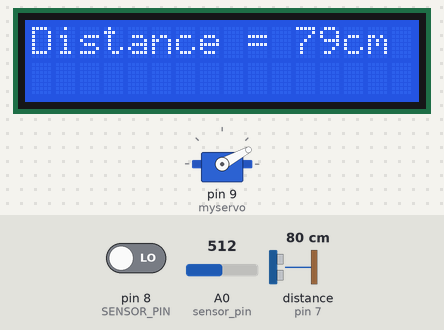
The sketch below on a simulated Arduino Uno, built with avr-gcc and run on an emulated ATmega328P. On the bench: 16×2 character LCD, servo. Wiring (inferred from the names in the program): ultrasonic range finder: trigger pin 6; echo pin 7. The test bench sets the inputs (shaded band); at power-on: distance to the obstacle (sensor on pin 7) 80 cm, A0 (sensor_pin) = 512, pin 8 (SENSOR_PIN) LOW. The echo pulse lasts 58.3 µs per cm.

Above: at 1.02 s.
1.3 s: distance to the obstacle (sensor on pin 7) set to 235 cm
At 13.5 s:
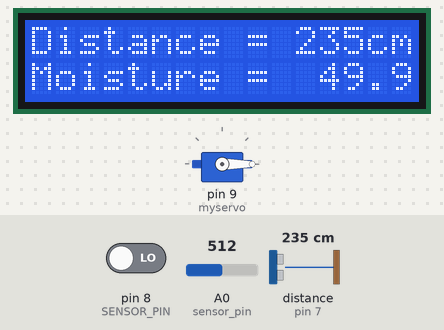
14.3 s: distance to the obstacle (sensor on pin 7) set to 246 cm
24.0 s: distance to the obstacle (sensor on pin 7) set to 2 cm
At 30.1 s:
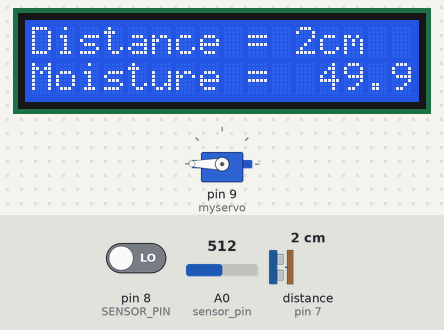
33.7 s: A0 (sensor_pin) set to 957
At 46.32 s:
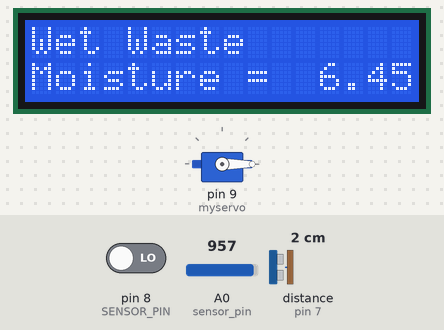
47.6 s: A0 (sensor_pin) set to 982
At 59.5 s:
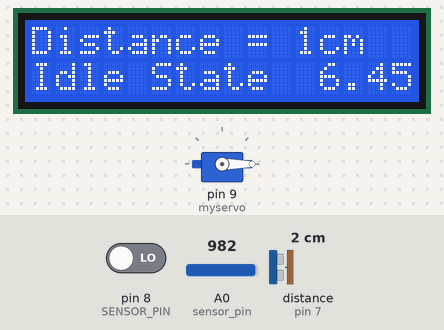
61.6 s: pin 8 (SENSOR_PIN) driven HIGH
At 73.4 s:
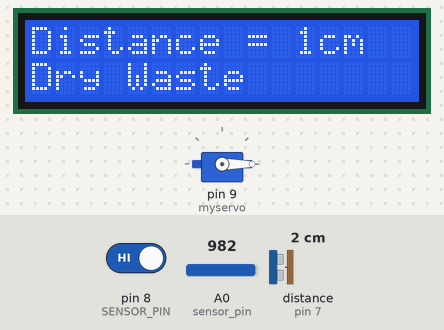
Timing chart, 0 to 75.0 s (numbered marks = the images above; inputs shaded):
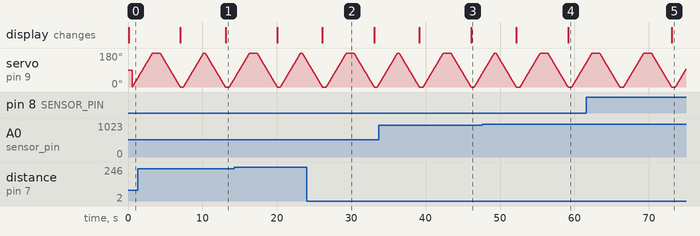

The sketch:

sketch_nov19a.ino
```cpp
#include <LiquidCrystal.h>
#include <Servo.h>
const int SENSOR_PIN = 8; // the Arduino's input pin that connects to the touch sensor's SIGNAL pin
const int sensor_pin = A0; // soil moisture
int lastState = LOW;      // the previous state from the input pin
int currentState;         // the current reading from the input pin
int trigPin1=6;           // Ultrasonic sensor pin
int echoPin1=7;           // ultrasonic sensor pin
Servo myservo;           // servo 5v-red , gnd-brown , orange-9
int pos;


const int rs = 12, en = 11, d4 = 5, d5 = 4, d6 = 3, d7 = 2;
LiquidCrystal lcd(rs, en, d4, d5, d6, d7);

void setup() {
  Serial.begin(9600);
  lcd.begin(16, 2);
  pinMode(SENSOR_PIN, INPUT);
  pinMode(trigPin1, OUTPUT);
  pinMode(echoPin1, INPUT);
  lcd.setCursor(0, 1);
  myservo.attach(9)
;
}

void loop() {
  int count = 0;
  long duration1, distance1;
  digitalWrite(trigPin1, LOW);
  delayMicroseconds(2);
  digitalWrite(trigPin1, HIGH);
  delayMicroseconds(10);
  digitalWrite(trigPin1, LOW);
  duration1 = pulseIn(echoPin1, HIGH);
  distance1 = (duration1/2) / 29.1;

   if (distance1 >= 241 || distance1 <= 0){
    lcd.setCursor(0, 0);
    lcd.print("Out of range !");
    lcd.setCursor(0, 1);
    delay(1500);
  }
  else {
    lcd.setCursor(0, 0);
    lcd.print ( "Distance = ");
    lcd.print ( distance1);
    lcd.println("cm");
    lcd.setCursor(0, 1);
    delay(500);
    currentState = digitalRead(SENSOR_PIN);
    float moisture_percentage;
    int sensor_analog;
    sensor_analog = analogRead(sensor_pin);
    moisture_percentage = ( 100 - ( (sensor_analog/1023.00) * 100 ) );


      // CODE for opening Lid and starting conveyor belt


for (pos = 0; pos <= 180; pos += 1) { // goes from 0 degrees to 180 degrees

    myservo.write(pos);
              // tell servo to go to position in variable 'pos'
    delay(15);                       // waits 15ms for the servo to reach the position
  }
  delay(1000);
  for (pos = 180; pos >= 0; pos -= 1) { // goes from 180 degrees to 0 degrees
    myservo.write(pos);              // tell servo to go to position in variable 'pos'
    delay(15);                       // waits 15ms for the servo to reach the position
  }


  if( currentState == HIGH && moisture_percentage<10.0)
   {
    lcd.setCursor(0, 1);
    lcd.print("Dry Waste  \n     ");
  currentState=LOW;
   }

   else if(moisture_percentage>5.0 && currentState==LOW)
   {
      lcd.setCursor(0, 0);
      lcd.print("Wet Waste         ");
      lcd.setCursor(0,1);
      lcd.print("Moisture = \n");
      lcd.print(moisture_percentage);
      delay(400);
     // lcd.clear();


//------------------------------------------------------------ wet side code -----------------------------------------------------------


for (pos = 0; pos <= 180; pos += 1) { // goes from 0 degrees to 180 degrees

    myservo.write(pos);              // tell servo to go to position in variable 'pos'
    delay(15);                       // waits 15ms for the servo to reach the position
  }

  delay(200);

  for (pos = 180; pos >= 0; pos -= 1) { // goes from 180 degrees to 0 degrees
    myservo.write(pos);              // tell servo to go to position in variable 'pos'
    delay(15);                       // waits 15ms for the servo to reach the position
  }


//-------------------------------------------------------------------------------------------------------------------------------------------


  //delay(1000);
   }

// IF soil and touch sensor is not getting any input
   else if(moisture_percentage<5.0 && currentState==LOW){
     lcd.setCursor(0, 1);
     lcd.print("Idle State \n");
   }
   // IF both soil and touch is detecting inputs
   else if  (moisture_percentage>5.0 && currentState==HIGH){
    lcd.setCursor(0, 1);
    lcd.print("Invalid waste");
   }
   else{
     Serial.println("Unidentified waste");
   }
  }

}
```

Smart-Trash-kun_code.c
```cpp

```

Measured:
- the behaviour switches between 971 and 972 on A0 (sensor_pin) (found by bisection; images 3 and 4)
- after the input at 24.0 s, the display: changes after 2.1 s (image 2)
- after the input at 33.7 s, the display: first differs from a run without the input after 12.4 s (image 3)
- after the input at 47.6 s, the display: first differs from a run without the input after 11.5 s (image 4)
- after the input at 61.6 s, the display: changes after 11.5 s (image 5)
